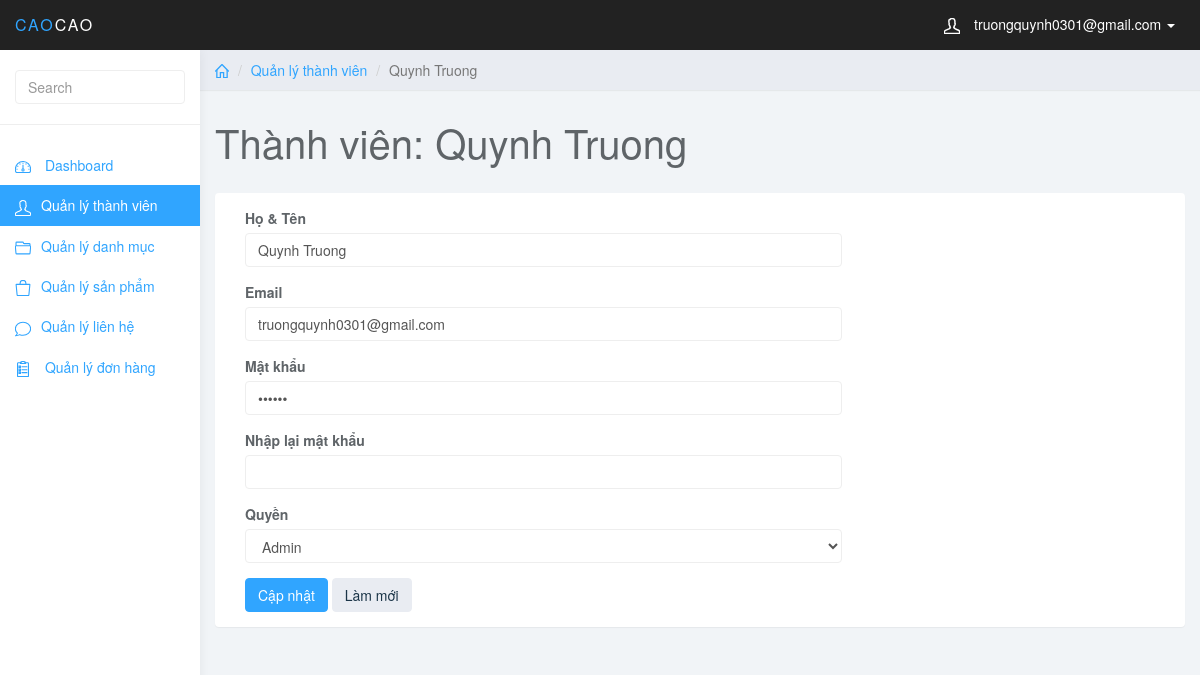
Page /admin/index.php?page_layout=edit_user&user_id=8 (signed in) on the committed database.
### tables this page shows
CREATE TABLE `user` (
  `user_id` int(11) NOT NULL,
  `user_full` varchar(255) NOT NULL,
  `user_mail` varchar(255) NOT NULL,
  `user_pass` varchar(255) NOT NULL,
  `user_level` int(1) NOT NULL
);

### admin/edit_user.php (the view, shortened to what this page needs)
<?php
$user_id = $_GET['user_id'];
$sql = "SELECT * FROM user
		WHERE user_id = $user_id";
$query = mysqli_query($conn, $sql);
$row = mysqli_fetch_array($query);
?>
	<div class="col-sm-9 col-sm-offset-3 col-lg-10 col-lg-offset-2 main">
		<div class="row">
			<ol class="breadcrumb">
                <li><a href="#"><svg class="glyph stroked home"><use xlink:href="#stroked-home"></use></svg></a></li>
                <li><a href="">Quản lý thành viên</a></li>
				<li class="active"><?php echo $row['user_full']; ?></li>
			</ol>
		</div>
		<div class="row">
			<div class="col-lg-12">
				<h1 class="page-header">Thành viên: <?php echo $row['user_full']; ?></h1>
			</div>
        </div>
        <div class="row">
                <div class="col-lg-12">
                    <div class="panel panel-default">
                        <div class="panel-body">
                            <div class="col-md-8">
                            <form role="form" method="post">
                                <div class="form-group">
                                    <label>Họ & Tên</label>
                                    <input type="text" name="user_full" required class="form-control" value="<?php echo $row['user_full']; ?>" placeholder="">
                                </div>
                                <div class="form-group">
                                    <label>Email</label>
                                    <input type="text" name="user_mail" required value="<?php echo $row['user_mail']; ?>" class="form-control">
                                </div>
                                <div class="form-group">
                                    <label>Mật khẩu</label>
                                    <input type="password" name="user_pass" required value="<?php echo $row['user_pass']; ?>"  class="form-control">
                                </div>
                                <div class="form-group">
                                    <label>Nhập lại mật khẩu</label>
                                    <input type="password" name="user_re_pass" required  class="form-control">
                                </div>
                                <div class="form-group">
                                    <label>Quyền</label>
                                    <select name="user_level" class="form-control">
									<option <?php if($row['user_level']==1){ echo 'selected';} ?> value=1>Admin</option>
                                    </select>
                                </div>
                                <button type="submit" name="sbm" class="btn btn-primary">Cập nhật</button>
                                <button type="reset" class="btn btn-default">Làm mới</button>
                            </div>
                        </div>
                    </div>
                </div>
            </div>
	</div>

### admin/css/styles.css (style rules this page uses)
body { background: #f1f4f7; padding-top: 50px; color: #5f6468; }
a, a:hover, a:focus { color: #30a5ff; }
h1, h2, h3, h4, h5, h6 { color: #5f6468; }
h1 { font-weight: 300; font-size: 40px; }
.form-control { border: 1px solid #eee; box-shadow: none; }
.btn-default, .btn-default:hover, .btn-default:focus, .btn-default:active, .btn-default.active, .open > .dropdown-toggle.btn-default, .btn-default.disabled, .btn-default[disabled], fieldset[disabled] .btn-default, .btn-default.disabled:hover, .btn-default[disabled]:hover, fieldset[disabled] .btn-default:hover, .btn-default.disabled:focus, .btn-default[disabled]:focus, fieldset[disabled] .btn-default:focus, .btn-default.disabled:active, .btn-default[disabled]:active, fieldset[disabled] .btn-default:active, .btn-default.disabled.active, .btn-default[disabled].active, fieldset[disabled] .btn-default.active { background-color: #e9ecf2; border-color: #e9ecf2; color: #1b3548; }
.btn-primary, .btn-primary:hover, .btn-primary:focus, .btn-primary:active, .btn-primary.active, .open > .dropdown-toggle.btn-primary, .btn-primary.disabled, .btn-primary[disabled], fieldset[disabled] .btn-primary, .btn-primary.disabled:hover, .btn-primary[disabled]:hover, fieldset[disabled] .btn-primary:hover, .btn-primary.disabled:focus, .btn-primary[disabled]:focus, fieldset[disabled] .btn-primary:focus, .btn-primary.disabled:active, .btn-primary[disabled]:active, fieldset[disabled] .btn-primary:active, .btn-primary.disabled.active, .btn-primary[disabled].active, fieldset[disabled] .btn-primary.active { background-color: #30a5ff; border-color: #30a5ff; }
.panel { border: 0; }
.breadcrumb { border-radius: 0; padding: 10px 15px; background: #e9ecf2; box-shadow: 0 1px 1px rgba(0, 0, 0, .05); margin: 0 ; }
h1.page-header { margin-top: 30px; border-bottom: 0; }
.breadcrumb .glyph { height: 14px; width: 14px; margin: -2px 0 0 0; stroke-width: 4px; }

### rows in the picture
user: user_full "Quynh Truong", user_mail "truongquynh0301@gmail.com", user_level "Admin"

### other values in the picture
$_SESSION["mail"] "truongquynh0301@gmail.com"
